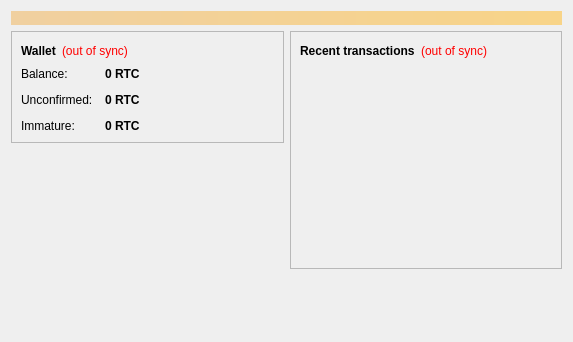
<?xml version="1.0" encoding="UTF-8"?>
<ui version="4.0">
 <class>OverviewPage</class>
 <widget class="QWidget" name="OverviewPage">
  <property name="geometry">
   <rect>
    <x>0</x>
    <y>0</y>
    <width>573</width>
    <height>342</height>
   </rect>
  </property>
  <property name="windowTitle">
   <string>Form</string>
  </property>
  <layout class="QVBoxLayout" name="topLayout">
   <item>
    <widget class="QLabel" name="labelAlerts">
     <property name="visible">
      <bool>false</bool>
     </property>
     <property name="styleSheet">
      <string notr="true">background-color: qlineargradient(x1: 0, y1: 0, x2: 1, y2: 0, stop:0 #F0D0A0, stop:1 #F8D488); color:#000000;</string>
     </property>
     <property name="wordWrap">
      <bool>true</bool>
     </property>
     <property name="margin">
      <number>3</number>
     </property>
    </widget>
   </item>
   <item>
    <layout class="QHBoxLayout" name="horizontalLayout" stretch="1,1">
     <item>
      <layout class="QVBoxLayout" name="verticalLayout_2">
       <item>
        <widget class="QFrame" name="frame">
         <property name="frameShape">
          <enum>QFrame::StyledPanel</enum>
         </property>
         <property name="frameShadow">
          <enum>QFrame::Raised</enum>
         </property>
         <layout class="QVBoxLayout" name="verticalLayout_4">
          <item>
           <layout class="QHBoxLayout" name="horizontalLayout_4">
            <item>
             <widget class="QLabel" name="label_5">
              <property name="font">
               <font>
                <weight>75</weight>
                <bold>true</bold>
               </font>
              </property>
              <property name="text">
               <string>Wallet</string>
              </property>
             </widget>
            </item>
            <item>
             <widget class="QLabel" name="labelWalletStatus">
              <property name="toolTip">
               <string>The displayed information may be out of date. Your wallet automatically synchronizes with the Rothscoin network after a connection is established, but this process has not completed yet.</string>
              </property>
              <property name="styleSheet">
               <string notr="true">QLabel { color: red; }</string>
              </property>
              <property name="text">
               <string notr="true">(out of sync)</string>
              </property>
              <property name="alignment">
               <set>Qt::AlignLeading|Qt::AlignLeft|Qt::AlignVCenter</set>
              </property>
             </widget>
            </item>
            <item>
             <spacer name="horizontalSpacer_2">
              <property name="orientation">
               <enum>Qt::Horizontal</enum>
              </property>
              <property name="sizeHint" stdset="0">
               <size>
                <width>40</width>
                <height>20</height>
               </size>
              </property>
             </spacer>
            </item>
           </layout>
          </item>
          <item>
           <layout class="QFormLayout" name="formLayout_2">
            <property name="fieldGrowthPolicy">
             <enum>QFormLayout::AllNonFixedFieldsGrow</enum>
            </property>
            <property name="horizontalSpacing">
             <number>12</number>
            </property>
            <property name="verticalSpacing">
             <number>12</number>
            </property>
            <item row="0" column="0">
             <widget class="QLabel" name="label">
              <property name="text">
               <string>Balance:</string>
              </property>
             </widget>
            </item>
            <item row="0" column="1">
             <widget class="QLabel" name="labelBalance">
              <property name="font">
               <font>
                <weight>75</weight>
                <bold>true</bold>
               </font>
              </property>
              <property name="cursor">
               <cursorShape>IBeamCursor</cursorShape>
              </property>
              <property name="toolTip">
               <string>Your current balance</string>
              </property>
              <property name="text">
               <string notr="true">0 RTC</string>
              </property>
              <property name="textInteractionFlags">
               <set>Qt::LinksAccessibleByMouse|Qt::TextSelectableByKeyboard|Qt::TextSelectableByMouse</set>
              </property>
             </widget>
            </item>
            <item row="1" column="0">
             <widget class="QLabel" name="label_3">
              <property name="text">
               <string>Unconfirmed:</string>
              </property>
             </widget>
            </item>
            <item row="1" column="1">
             <widget class="QLabel" name="labelUnconfirmed">
              <property name="font">
               <font>
                <weight>75</weight>
                <bold>true</bold>
               </font>
              </property>
              <property name="cursor">
               <cursorShape>IBeamCursor</cursorShape>
              </property>
              <property name="toolTip">
               <string>Total of transactions that have yet to be confirmed, and do not yet count toward the current balance</string>
              </property>
              <property name="text">
               <string notr="true">0 RTC</string>
              </property>
              <property name="textInteractionFlags">
               <set>Qt::LinksAccessibleByMouse|Qt::TextSelectableByKeyboard|Qt::TextSelectableByMouse</set>
              </property>
             </widget>
            </item>
            <item row="2" column="0">
             <widget class="QLabel" name="labelImmatureText">
              <property name="text">
               <string>Immature:</string>
              </property>
             </widget>
            </item>
            <item row="2" column="1">
             <widget class="QLabel" name="labelImmature">
              <property name="font">
               <font>
                <weight>75</weight>
                <bold>true</bold>
               </font>
              </property>
              <property name="toolTip">
               <string>Mined balance that has not yet matured</string>
              </property>
              <property name="text">
               <string notr="true">0 RTC</string>
              </property>
              <property name="textInteractionFlags">
               <set>Qt::LinksAccessibleByMouse|Qt::TextSelectableByKeyboard|Qt::TextSelectableByMouse</set>
              </property>
             </widget>
            </item>
           </layout>
          </item>
         </layout>
        </widget>
       </item>
       <item>
        <spacer name="verticalSpacer">
         <property name="orientation">
          <enum>Qt::Vertical</enum>
         </property>
         <property name="sizeHint" stdset="0">
          <size>
           <width>20</width>
           <height>40</height>
          </size>
         </property>
        </spacer>
       </item>
      </layout>
     </item>
     <item>
      <layout class="QVBoxLayout" name="verticalLayout_3">
       <item>
        <widget class="QFrame" name="frame_2">
         <property name="frameShape">
          <enum>QFrame::StyledPanel</enum>
         </property>
         <property name="frameShadow">
          <enum>QFrame::Raised</enum>
         </property>
         <layout class="QVBoxLayout" name="verticalLayout">
          <item>
           <layout class="QHBoxLayout" name="horizontalLayout_2">
            <item>
             <widget class="QLabel" name="label_4">
              <property name="text">
               <string>&lt;b&gt;Recent transactions&lt;/b&gt;</string>
              </property>
             </widget>
            </item>
            <item>
             <widget class="QLabel" name="labelTransactionsStatus">
              <property name="toolTip">
               <string>The displayed information may be out of date. Your wallet automatically synchronizes with the Rothscoin network after a connection is established, but this process has not completed yet.</string>
              </property>
              <property name="styleSheet">
               <string notr="true">QLabel { color: red; }</string>
              </property>
              <property name="text">
               <string notr="true">(out of sync)</string>
              </property>
              <property name="alignment">
               <set>Qt::AlignRight|Qt::AlignTrailing|Qt::AlignVCenter</set>
              </property>
             </widget>
            </item>
            <item>
             <spacer name="horizontalSpacer">
              <property name="orientation">
               <enum>Qt::Horizontal</enum>
              </property>
              <property name="sizeHint" stdset="0">
               <size>
                <width>40</width>
                <height>20</height>
               </size>
              </property>
             </spacer>
            </item>
           </layout>
          </item>
          <item>
           <widget class="QListView" name="listTransactions">
            <property name="styleSheet">
             <string notr="true">QListView { background: transparent; }</string>
            </property>
            <property name="frameShape">
             <enum>QFrame::NoFrame</enum>
            </property>
            <property name="verticalScrollBarPolicy">
             <enum>Qt::ScrollBarAlwaysOff</enum>
            </property>
            <property name="horizontalScrollBarPolicy">
             <enum>Qt::ScrollBarAlwaysOff</enum>
            </property>
            <property name="selectionMode">
             <enum>QAbstractItemView::NoSelection</enum>
            </property>
           </widget>
          </item>
         </layout>
        </widget>
       </item>
       <item>
        <spacer name="verticalSpacer_2">
         <property name="orientation">
          <enum>Qt::Vertical</enum>
         </property>
         <property name="sizeHint" stdset="0">
          <size>
           <width>20</width>
           <height>40</height>
          </size>
         </property>
        </spacer>
       </item>
      </layout>
     </item>
    </layout>
   </item>
  </layout>
 </widget>
 <resources/>
 <connections/>
</ui>
